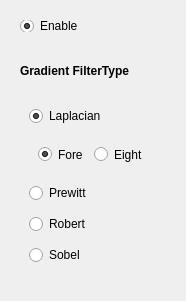
<?xml version="1.0" encoding="UTF-8"?>
<ui version="4.0">
 <class>GradientFiterComponentWidget</class>
 <widget class="QWidget" name="GradientFiterComponentWidget">
  <property name="geometry">
   <rect>
    <x>0</x>
    <y>0</y>
    <width>180</width>
    <height>301</height>
   </rect>
  </property>
  <property name="windowTitle">
   <string>Form</string>
  </property>
  <layout class="QVBoxLayout" name="verticalLayout_3">
   <item>
    <widget class="QWidget" name="enableWidget" native="true">
     <property name="maximumSize">
      <size>
       <width>16777215</width>
       <height>30</height>
      </size>
     </property>
     <layout class="QHBoxLayout" name="horizontalLayout_3">
      <item>
       <widget class="QRadioButton" name="enableButton">
        <property name="text">
         <string>Enable</string>
        </property>
        <property name="checked">
         <bool>true</bool>
        </property>
       </widget>
      </item>
     </layout>
    </widget>
   </item>
   <item>
    <widget class="QWidget" name="widget" native="true">
     <layout class="QVBoxLayout" name="verticalLayout">
      <item>
       <widget class="QLabel" name="label">
        <property name="maximumSize">
         <size>
          <width>40130</width>
          <height>30</height>
         </size>
        </property>
        <property name="font">
         <font>
          <bold>true</bold>
         </font>
        </property>
        <property name="text">
         <string>Gradient FilterType</string>
        </property>
       </widget>
      </item>
      <item>
       <widget class="QWidget" name="widget_3" native="true">
        <layout class="QVBoxLayout" name="verticalLayout_2">
         <item>
          <widget class="QRadioButton" name="Laplacian">
           <property name="text">
            <string>Laplacian</string>
           </property>
           <property name="checked">
            <bool>true</bool>
           </property>
          </widget>
         </item>
         <item>
          <widget class="QWidget" name="widget_4" native="true">
           <property name="maximumSize">
            <size>
             <width>16777215</width>
             <height>35</height>
            </size>
           </property>
           <layout class="QHBoxLayout" name="horizontalLayout_2">
            <item>
             <widget class="QRadioButton" name="Fore">
              <property name="text">
               <string>Fore</string>
              </property>
              <property name="checked">
               <bool>true</bool>
              </property>
             </widget>
            </item>
            <item>
             <widget class="QRadioButton" name="Eight">
              <property name="text">
               <string>Eight</string>
              </property>
             </widget>
            </item>
           </layout>
          </widget>
         </item>
         <item>
          <widget class="QRadioButton" name="Prewitt">
           <property name="text">
            <string>Prewitt</string>
           </property>
          </widget>
         </item>
         <item>
          <widget class="QRadioButton" name="Robert">
           <property name="text">
            <string>Robert</string>
           </property>
          </widget>
         </item>
         <item>
          <widget class="QRadioButton" name="Sobel">
           <property name="text">
            <string>Sobel</string>
           </property>
          </widget>
         </item>
        </layout>
       </widget>
      </item>
     </layout>
    </widget>
   </item>
  </layout>
 </widget>
 <resources/>
 <connections/>
</ui>
